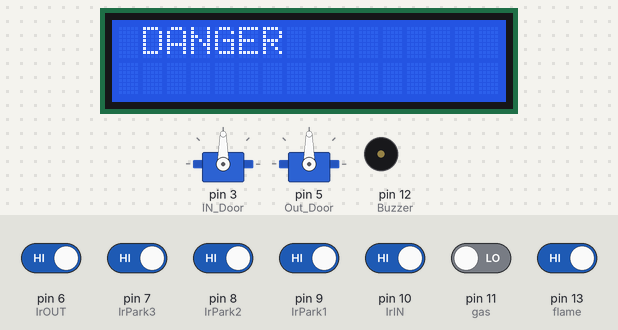
The sketch below on a simulated Arduino Uno, built with avr-gcc and run on an emulated ATmega328P. Shown: 2 × servo, 16×2 character LCD, buzzer (waves = sounding). The test bench sets the inputs (shaded band); at power-on: pin 6 (IrOUT), pin 7 (IrPark3), pin 8 (IrPark2), pin 9 (IrPark1), pin 10 (IrIN), pin 13 (flame) HIGH, pin 11 (gas) LOW. What the sketch prints to the serial monitor is not drawn.

Above: at 3.3 s.
3.4 s: pin 6 (IrOUT) driven LOW
At 7.6 s:
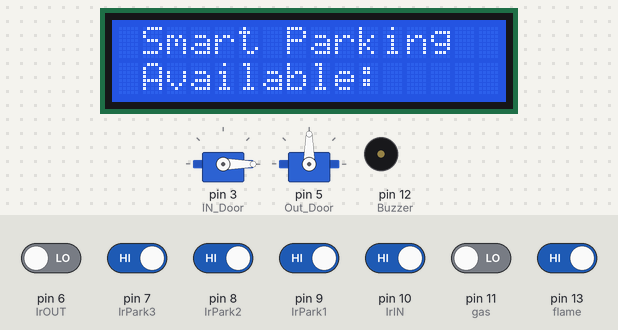
10.7 s: pin 10 (IrIN) driven LOW
At 13.7 s:
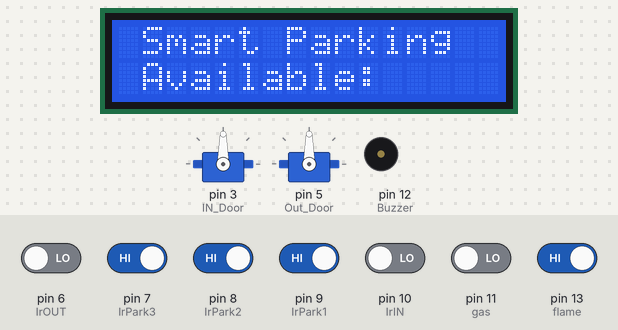
19.8 s: pin 10 (IrIN) driven HIGH
At 24.4 s:
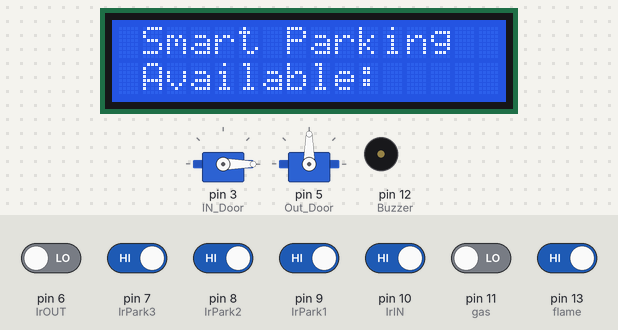
27.8 s: pin 6 (IrOUT) driven HIGH
Timing chart, 0 to 30.4 s (numbered marks = the images above; inputs shaded):
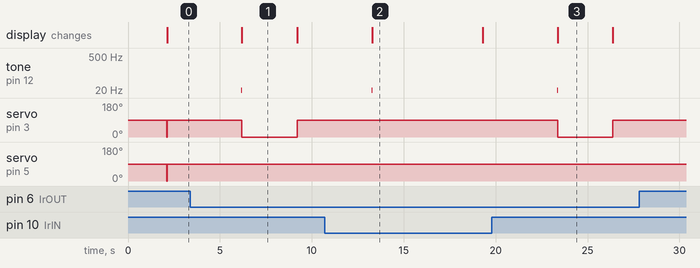

Measured:
- after the input at 3.4 s, tone on pin 12 (Buzzer): stays silent (without the input it goes to 171 Hz after 2.4 s)
- after the input at 10.7 s, tone on pin 12 (Buzzer): stays silent (without the input it goes to 65 Hz after 2.4 s)
- after the input at 19.8 s, tone on pin 12 (Buzzer): stays silent (without the input it goes to 552 Hz after 2.4 s)
- what the display in image 1 shows lasts 3.0 s, from 6.2 s to 9.2 s
- what the display in image 2 shows lasts 6.0 s, from 13.3 s to 19.3 s

The sketch:

Smart_parking_project.ino
```cpp
#include <Servo.h>
#include <Wire.h>
#include <LiquidCrystal_I2C.h>   // Libraries for servo motors and I2C LCD

// Initialize 16x2 I2C LCD at address 0x27
LiquidCrystal_I2C lcd(0x27, 16, 2);

// Servo objects for entry and exit barriers
Servo IN_Door;
Servo Out_Door;

// IR sensor pins (entry, exit, parking slots)
int IrIN = 10;
int IrOUT = 6;
int IrPark1 = 9;
int IrPark2 = 8;
int IrPark3 = 7;

// Parking slot state variables
int park1State;
int park2State;
int park3State;

// Hazard detection sensors and buzzer
int flame = 13;
int Buzzer = 12;
int gas = 11;
int water = A0;   // Analog water level sensor

int Counter;      // Stores number of occupied slots

void setup() {

  Serial.begin(9600);   // Start serial communication for debugging

  // Configure IR sensors as input
  pinMode(IrIN, INPUT);
  pinMode(IrOUT, INPUT);
  pinMode(IrPark1, INPUT);
  pinMode(IrPark2, INPUT);
  pinMode(IrPark3, INPUT);

  // Attach servos to PWM pins
  IN_Door.attach(3);
  Out_Door.attach(5);

  // Configure hazard sensors and buzzer
  pinMode(flame, INPUT);
  pinMode(gas, INPUT);
  pinMode(water, INPUT);
  pinMode(Buzzer, OUTPUT);

  // Initialize LCD
  lcd.init();
  lcd.backlight();

  // Display startup message
  lcd.setCursor(4,0);
  lcd.print("Welcome");
  lcd.setCursor(0,1);
  lcd.print(" Smart Parking");
  delay(2000);

  // Display main interface
  lcd.clear();
  lcd.setCursor(0,0);
  lcd.print(" Smart Parking");
  lcd.setCursor(0,1);
  lcd.print(" Available: ");
}

void loop() {

  // ================= ENTRY GATE CONTROL =================
  if(digitalRead(IrIN)==0){
    Serial.println("Car on Enterance");
    IN_Door.write(90);     // Open entry gate
    delay(3000);           // Keep open for 3 seconds
  } else {
    IN_Door.write(0);      // Close entry gate
  }

  // ================= EXIT GATE CONTROL =================
  if (digitalRead(IrOUT)==0){
    Serial.println("Car on Exit");
    Out_Door.write(90);    // Open exit gate
    delay(3000);           // Keep open for 3 seconds
  } else {
    Out_Door.write(0);     // Close exit gate
  }

  // ================= PARKING SLOT STATUS =================
  // Each IR sensor returns LOW when slot is occupied

  if (digitalRead(IrPark1)== 0){
    park1State = 1;
  } else {
    park1State = 0;
  }

  if (digitalRead(IrPark2)== 0){
    park2State = 1;
  } else {
    park2State = 0;
  }

  if (digitalRead(IrPark3)== 0){
    park3State = 1;
  } else {
    park3State = 0;
  }

  // Count total occupied slots
  Counter = park1State + park2State + park3State;
  Serial.println(Counter);

  // Display available slots on LCD
  lcd.setCursor(11,1);
  lcd.print(3 - Counter);

  // ================= EMERGENCY OVERRIDE =================
  // Triggered if flame OR gas detected OR water exceeds threshold

  if (digitalRead(flame)==0 || digitalRead(gas)==0 || analogRead(water)>500){

    // Open both gates for emergency evacuation
    IN_Door.write(90);
    Out_Door.write(90);

    // Display danger message
    lcd.clear();
    lcd.setCursor(0,0);
    lcd.print(" DANGER");

    // Generate sweeping alarm tone
    for(int i=0;i < 1000;i++){
      tone(Buzzer,i);
      delay(2);
    }
    for(int i = 1000;i>0; i--){
      tone(Buzzer,i);
      delay(2);
    }

    // Restore normal display
    lcd.clear();
    lcd.setCursor(0,0);
    lcd.print(" Smart Parking");
    lcd.setCursor(0,1);
    lcd.print(" Available: ");

    noTone(Buzzer);   // Stop buzzer
  }
}
```
